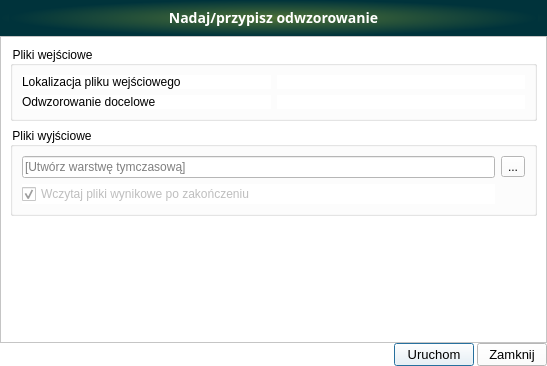
<?xml version="1.0" encoding="UTF-8"?>
<ui version="4.0">
 <class>set_proj</class>
 <widget class="QDialog" name="set_proj">
  <property name="enabled">
   <bool>true</bool>
  </property>
  <property name="geometry">
   <rect>
    <x>0</x>
    <y>0</y>
    <width>547</width>
    <height>366</height>
   </rect>
  </property>
  <property name="sizePolicy">
   <sizepolicy hsizetype="Expanding" vsizetype="Expanding">
    <horstretch>0</horstretch>
    <verstretch>0</verstretch>
   </sizepolicy>
  </property>
  <property name="minimumSize">
   <size>
    <width>0</width>
    <height>0</height>
   </size>
  </property>
  <property name="font">
   <font>
    <family>Segoe UI</family>
    <pointsize>10</pointsize>
    <weight>50</weight>
    <italic>false</italic>
    <bold>false</bold>
   </font>
  </property>
  <property name="contextMenuPolicy">
   <enum>Qt::NoContextMenu</enum>
  </property>
  <property name="windowTitle">
   <string>Analizy NMT - Nadaj/przypisz odwzorowanie</string>
  </property>
  <property name="windowIcon">
   <iconset>
    <normaloff>../../images/icon.png</normaloff>../../images/icon.png</iconset>
  </property>
  <property name="styleSheet">
   <string notr="true">QComboBox {
	color: rgb(0,0,0);
}
* {
	background-color: rgb(255, 255, 255);
    font: 10pt &quot;Segoe UI&quot;; 
}

</string>
  </property>
  <layout class="QGridLayout" name="gridLayout">
   <property name="leftMargin">
    <number>0</number>
   </property>
   <property name="topMargin">
    <number>0</number>
   </property>
   <property name="rightMargin">
    <number>0</number>
   </property>
   <property name="bottomMargin">
    <number>0</number>
   </property>
   <property name="spacing">
    <number>0</number>
   </property>
   <item row="0" column="0" colspan="6">
    <widget class="QFrame" name="frame_3">
     <property name="minimumSize">
      <size>
       <width>200</width>
       <height>36</height>
      </size>
     </property>
     <property name="maximumSize">
      <size>
       <width>16777215</width>
       <height>36</height>
      </size>
     </property>
     <property name="accessibleName">
      <string notr="true"/>
     </property>
     <property name="styleSheet">
      <string notr="true">background-color:qradialgradient(spread:pad, cx:0.5, cy:0.5, radius:0.5, fx:0.5, fy:0.5, stop:0 rgba(78, 113, 55, 255), stop:1 rgba(0, 51, 59, 255))</string>
     </property>
     <property name="frameShape">
      <enum>QFrame::NoFrame</enum>
     </property>
     <property name="frameShadow">
      <enum>QFrame::Plain</enum>
     </property>
     <property name="lineWidth">
      <number>0</number>
     </property>
     <layout class="QVBoxLayout" name="verticalLayout">
      <property name="spacing">
       <number>0</number>
      </property>
      <property name="topMargin">
       <number>0</number>
      </property>
      <item>
       <widget class="QLabel" name="title_label_3">
        <property name="minimumSize">
         <size>
          <width>0</width>
          <height>36</height>
         </size>
        </property>
        <property name="font">
         <font>
          <family>Samsung Sans</family>
          <pointsize>-1</pointsize>
          <weight>75</weight>
          <italic>false</italic>
          <bold>true</bold>
         </font>
        </property>
        <property name="styleSheet">
         <string notr="true">color : white;	font-weight: bold;font-family: &quot;Samsung Sans&quot;;font-size: 14px;</string>
        </property>
        <property name="lineWidth">
         <number>0</number>
        </property>
        <property name="text">
         <string>Nadaj/przypisz odwzorowanie</string>
        </property>
        <property name="alignment">
         <set>Qt::AlignCenter</set>
        </property>
       </widget>
      </item>
     </layout>
    </widget>
   </item>
   <item row="1" column="0" colspan="6">
    <widget class="QFrame" name="frame_2">
     <property name="frameShape">
      <enum>QFrame::StyledPanel</enum>
     </property>
     <property name="frameShadow">
      <enum>QFrame::Raised</enum>
     </property>
     <layout class="QGridLayout" name="gridLayout_2">
      <item row="5" column="0">
       <widget class="QGroupBox" name="groupBox_3">
        <property name="title">
         <string>Pliki wyjściowe</string>
        </property>
        <layout class="QGridLayout" name="gridLayout_5">
         <item row="0" column="1">
          <layout class="QHBoxLayout" name="horizontalLayout">
           <item>
            <widget class="QToolButton" name="output_layer_btn">
             <property name="text">
              <string>...</string>
             </property>
            </widget>
           </item>
          </layout>
         </item>
         <item row="1" column="0">
          <widget class="QCheckBox" name="add_to_project_cbbx">
           <property name="enabled">
            <bool>false</bool>
           </property>
           <property name="text">
            <string>Wczytaj pliki wynikowe po zakończeniu</string>
           </property>
           <property name="checked">
            <bool>true</bool>
           </property>
          </widget>
         </item>
         <item row="0" column="0">
          <widget class="QLineEdit" name="wyjscie">
           <property name="placeholderText">
            <string>[Utwórz warstwę tymczasową]</string>
           </property>
          </widget>
         </item>
        </layout>
       </widget>
      </item>
      <item row="0" column="0">
       <widget class="QGroupBox" name="groupBox">
        <property name="title">
         <string>Pliki wejściowe</string>
        </property>
        <layout class="QGridLayout" name="gridLayout_4">
         <item row="5" column="1">
          <widget class="QgsProjectionSelectionWidget" name="dest_proj"/>
         </item>
         <item row="1" column="1">
          <widget class="QgsFileWidget" name="wejscie">
           <property name="dialogTitle">
            <string/>
           </property>
           <property name="filter">
            <string>*.asc;*.tif; *.xyz; *.shp; *.gpkg</string>
           </property>
           <property name="storageMode">
            <enum>QgsFileWidget::GetMultipleFiles</enum>
           </property>
          </widget>
         </item>
         <item row="1" column="0">
          <widget class="QLabel" name="label_2">
           <property name="text">
            <string>Lokalizacja pliku wejściowego</string>
           </property>
          </widget>
         </item>
         <item row="5" column="0">
          <widget class="QLabel" name="label">
           <property name="text">
            <string>Odwzorowanie docelowe</string>
           </property>
          </widget>
         </item>
        </layout>
       </widget>
      </item>
      <item row="7" column="0">
       <spacer name="verticalSpacer">
        <property name="orientation">
         <enum>Qt::Vertical</enum>
        </property>
        <property name="sizeHint" stdset="0">
         <size>
          <width>20</width>
          <height>40</height>
         </size>
        </property>
       </spacer>
      </item>
     </layout>
    </widget>
   </item>
   <item row="2" column="3">
    <widget class="QPushButton" name="pushButton_zapisz">
     <property name="minimumSize">
      <size>
       <width>80</width>
       <height>0</height>
      </size>
     </property>
     <property name="text">
      <string>Uruchom</string>
     </property>
    </widget>
   </item>
   <item row="2" column="5">
    <widget class="QPushButton" name="pushButton_anuluj">
     <property name="minimumSize">
      <size>
       <width>70</width>
       <height>0</height>
      </size>
     </property>
     <property name="text">
      <string>Zamknij</string>
     </property>
    </widget>
   </item>
   <item row="2" column="1">
    <spacer name="horizontalSpacer">
     <property name="orientation">
      <enum>Qt::Horizontal</enum>
     </property>
     <property name="sizeHint" stdset="0">
      <size>
       <width>436</width>
       <height>20</height>
      </size>
     </property>
    </spacer>
   </item>
   <item row="2" column="4">
    <spacer name="horizontalSpacer_2">
     <property name="orientation">
      <enum>Qt::Horizontal</enum>
     </property>
     <property name="sizeHint" stdset="0">
      <size>
       <width>44</width>
       <height>20</height>
      </size>
     </property>
    </spacer>
   </item>
  </layout>
 </widget>
 <customwidgets>
  <customwidget>
   <class>QgsFileWidget</class>
   <extends>QWidget</extends>
   <header>qgsfilewidget.h</header>
  </customwidget>
  <customwidget>
   <class>QgsProjectionSelectionWidget</class>
   <extends>QWidget</extends>
   <header>qgsprojectionselectionwidget.h</header>
  </customwidget>
 </customwidgets>
 <resources/>
 <connections>
  <connection>
   <sender>pushButton_anuluj</sender>
   <signal>clicked()</signal>
   <receiver>set_proj</receiver>
   <slot>reject()</slot>
   <hints>
    <hint type="sourcelabel">
     <x>694</x>
     <y>627</y>
    </hint>
    <hint type="destinationlabel">
     <x>368</x>
     <y>322</y>
    </hint>
   </hints>
  </connection>
  <connection>
   <sender>wejscie</sender>
   <signal>fileChanged(QString)</signal>
   <receiver>wyjscie</receiver>
   <slot>clear()</slot>
   <hints>
    <hint type="sourcelabel">
     <x>361</x>
     <y>85</y>
    </hint>
    <hint type="destinationlabel">
     <x>255</x>
     <y>217</y>
    </hint>
   </hints>
  </connection>
 </connections>
</ui>
